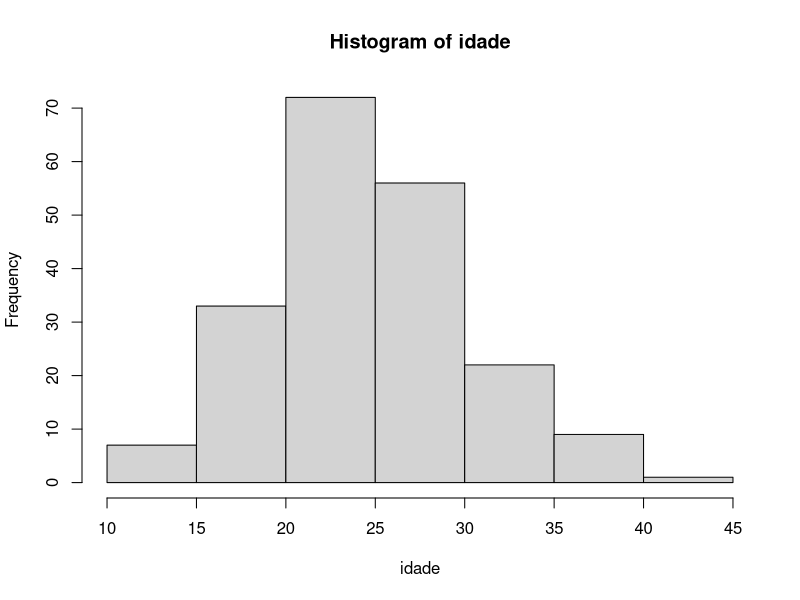
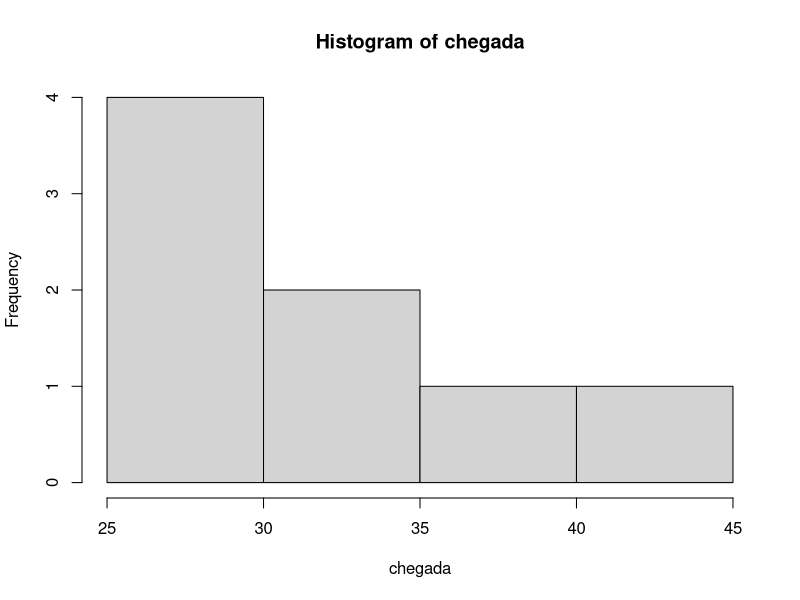
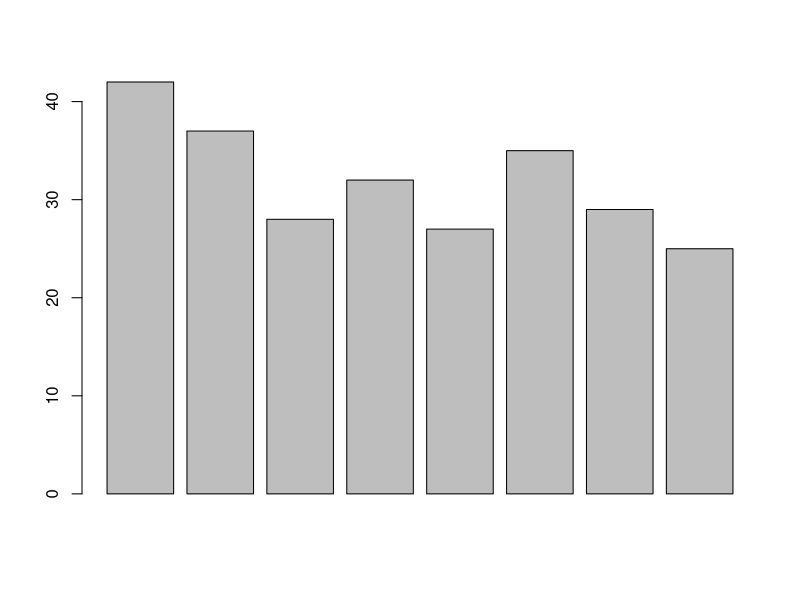
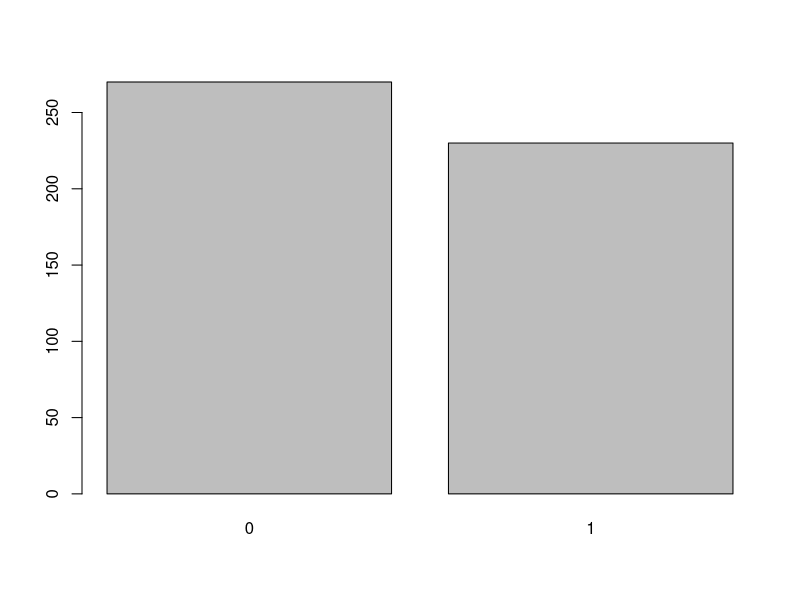

The R source for these figures, in order:
set.seed(123)
# 1- Simulação da Idade dos Jogadores (rnorm())
idade <- abs(round(rnorm(200, 25, 6)))
hist(idade)

# 2- Simulação de Jogadores Visitando a Loja por Hora (rpois())
chegada <- rpois(8, 30)
hist(chegada)
barplot(chegada)

# 3- Simulação de Uso de Cupons Virtuais (rbinom())
cupons <- rbinom(500, 1, 0.45)
barplot(table(cupons))

# 4- Além de amostras, probabilidades com Distribuições (pnorm, pbinom, ppois)

# 4.1- Idade dos jogadores: Qual a probabilidade de um 
# jogador ter menos de 20 anos?
idade_menor <-pnorm(20, mean = 25, sd = 6)
idade_menor

# 4.2- Cupons utilizados: Qual a probabilidade de até 200 
# cupons serem usados entre os 500 distribuídos?
cupons_usado <- pbinom(200, 500, 0.45)
cupons_usado

# 4.3- Jogadores por hora: Qual a probabilidade de menos de 25 
# jogadores visitarem a loja em uma hora de pico?
jog_hora <- ppois(24, 30)
jog_hora
